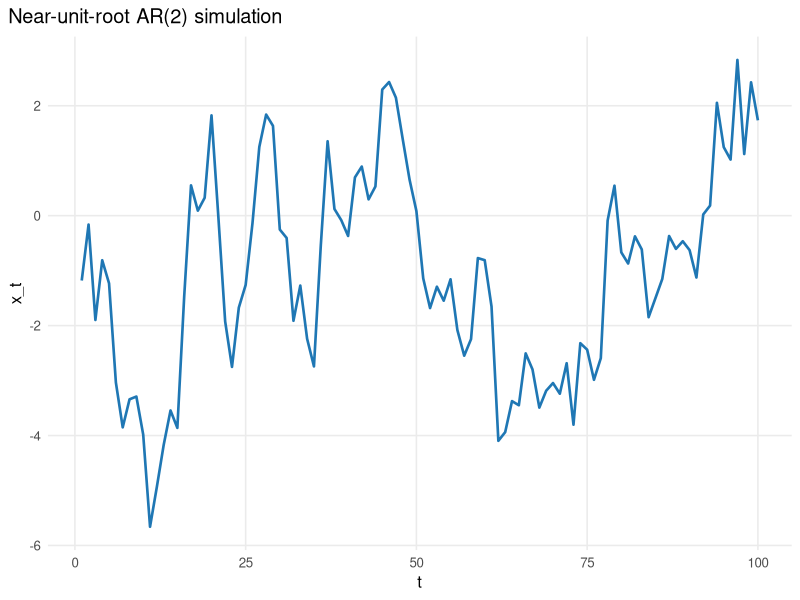
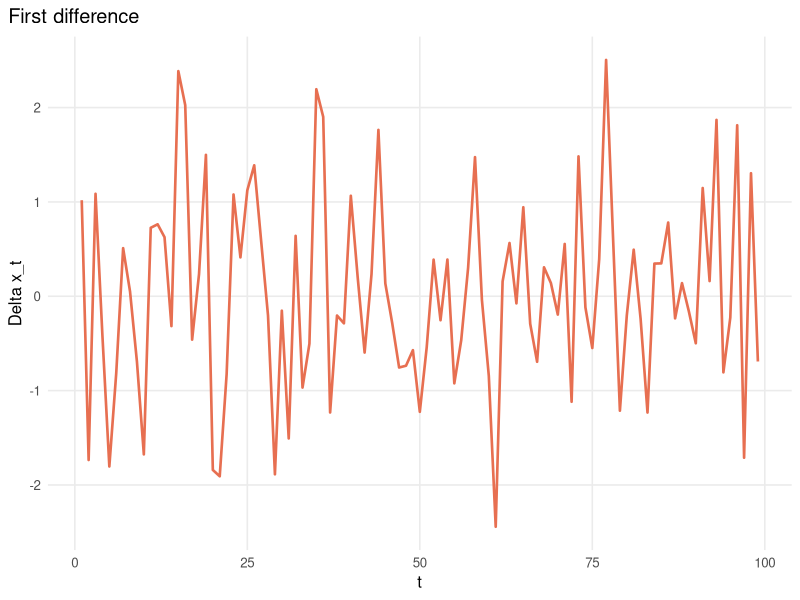
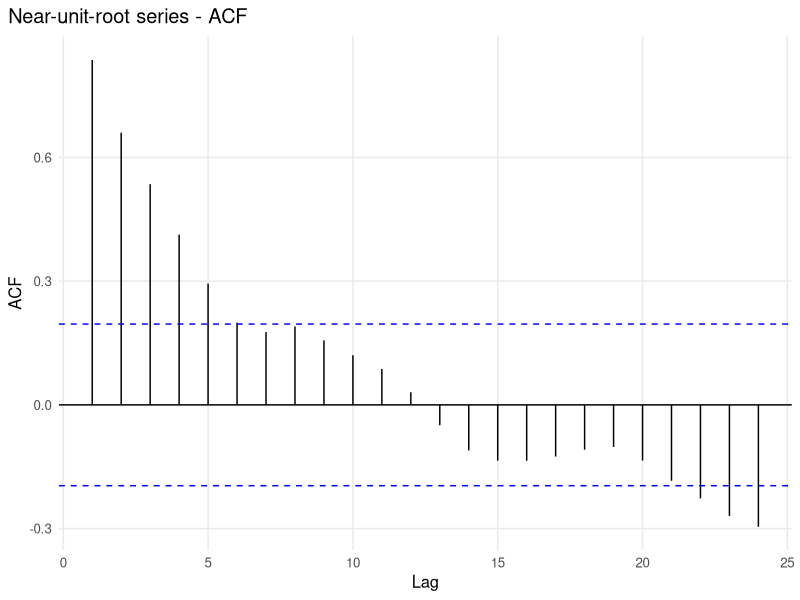
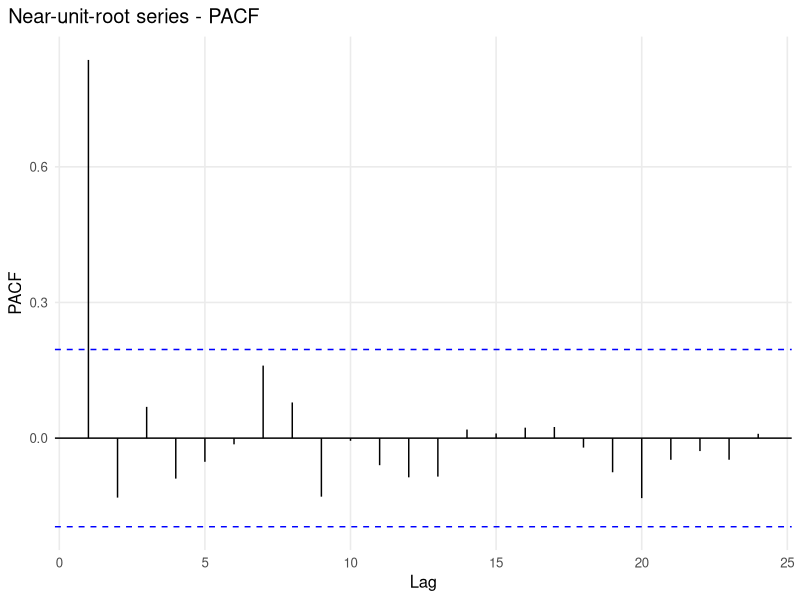
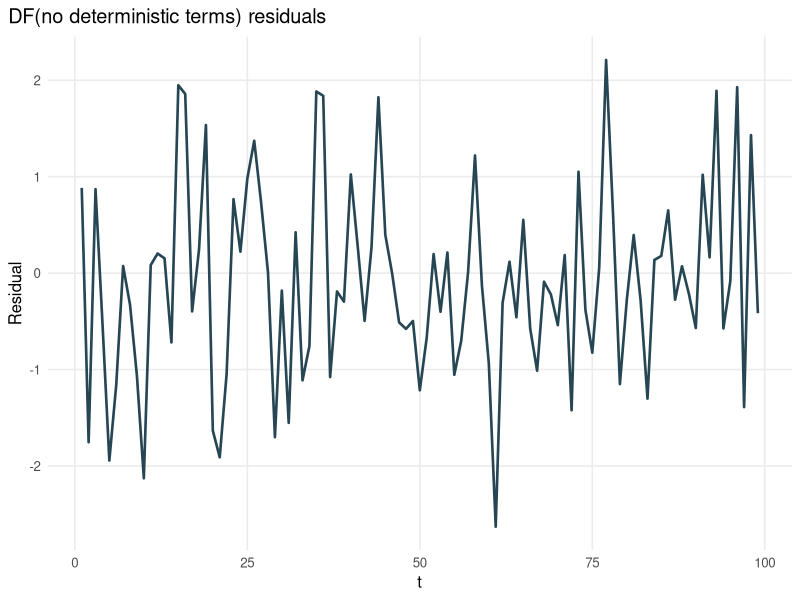
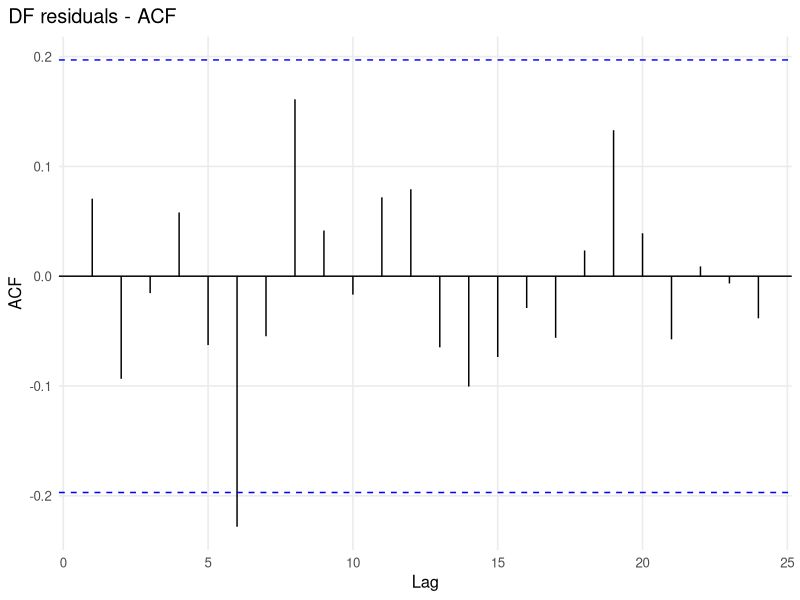
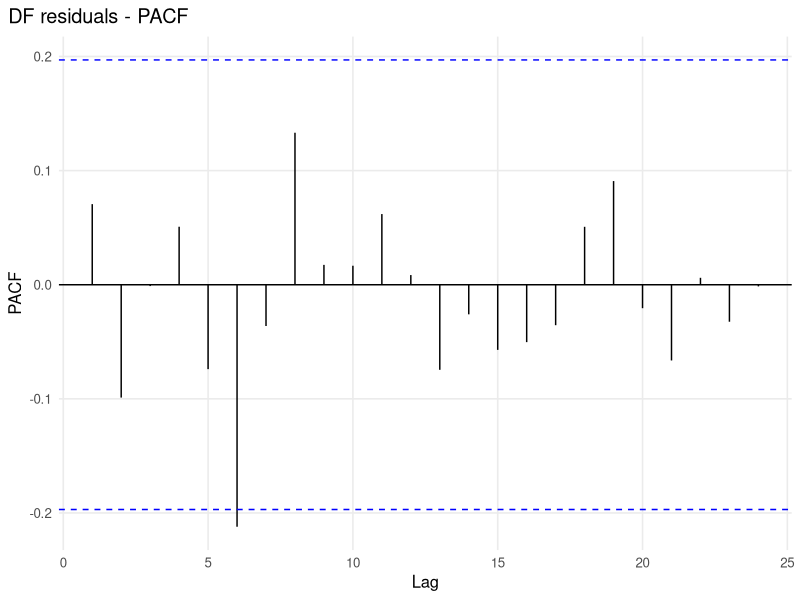

The R source for these figures, in order:
rm(list = ls())

suppressPackageStartupMessages({
  library(dynlm)
  library(forecast)
  library(ggplot2)
  library(lmtest)
  library(urca)
  library(zoo)
})

plot_theme <- theme_minimal(base_size = 12) +
  theme(
    plot.title.position = "plot",
    panel.grid.minor = element_blank()
  )

plot_series <- function(x, title, y_label = "Value", color = "#1f77b4") {
  df <- data.frame(t = seq_along(x), value = as.numeric(x))
  ggplot(df, aes(x = t, y = value)) +
    geom_line(linewidth = 0.9, color = color) +
    labs(title = title, x = "t", y = y_label) +
    plot_theme
}

run_bg_loop <- function(model, orders) {
  bg_results <- lapply(orders, function(ord) bgtest(model, order = ord))
  bg_summary <- data.frame(
    order = orders,
    statistic = sapply(bg_results, function(res) as.numeric(res$statistic)),
    p_value = sapply(bg_results, function(res) res$p.value)
  )

  cat("\nBreusch-Godfrey LM tests\n")
  print(bg_summary, row.names = FALSE)
  invisible(bg_results)
}

adf_bg_table <- function(y_zoo, type = "none", max_lag = 6, bg_order = 4) {
  dy <- diff(y_zoo)
  results <- lapply(0:max_lag, function(p) {
    if (p == 0) {
      lag_part <- ""
    } else {
      lag_part <- paste("+", paste0("L(dy, ", 1:p, ")", collapse = " + "))
    }
    fml_str <- switch(type,
      none  = paste("dy ~ L(y_zoo, 1)", lag_part, "- 1"),
      drift = paste("dy ~ L(y_zoo, 1)", lag_part),
      trend = paste("dy ~ L(y_zoo, 1) + trend(dy)", lag_part)
    )
    reg <- dynlm(as.formula(fml_str))
    bg <- bgtest(reg, order = bg_order)
    data.frame(
      adf_lags = p,
      BG_stat = round(as.numeric(bg$statistic), 3),
      BG_pval = round(bg$p.value, 4)
    )
  })
  do.call(rbind, results)
}

simulate_ar2 <- function(phi, n, sigma2 = 1, seed = NULL) {
  if (!is.null(seed)) {
    set.seed(seed)
  }

  x <- numeric(n)
  x[1] <- rnorm(1, sd = sqrt(sigma2))
  x[2] <- phi[1] * x[1] + rnorm(1, sd = sqrt(sigma2))
  for (t in 3:n) {
    x[t] <- phi[1] * x[t - 1] + phi[2] * x[t - 2] + rnorm(1, sd = sqrt(sigma2))
  }
  x
}

# Near-unit-root AR(2) example ----------------------------------------------
phi <- c(0.99, -0.1)
sigma2 <- 1
nobs <- 100
x <- simulate_ar2(phi = phi, n = nobs, sigma2 = sigma2, seed = 220)
dx <- diff(x)

print(plot_series(x, "Near-unit-root AR(2) simulation", "x_t"))
print(plot_series(dx, "First difference", "Delta x_t", "#e76f51"))

print(ggAcf(x, lag.max = 24) + labs(title = "Near-unit-root series - ACF") + plot_theme)
print(ggPacf(x, lag.max = 24) + labs(title = "Near-unit-root series - PACF") + plot_theme)

# DF tests ------------------------------------------------------------------
df_test1 <- ur.df(x, type = "none", lags = 0)
df_test2 <- ur.df(dx, type = "none", lags = 0)
df_test3 <- ur.df(x, type = "drift", lags = 0)
df_test4 <- ur.df(x, type = "trend", lags = 0)

print(plot_series(df_test1@res, "DF(no deterministic terms) residuals", "Residual", "#264653"))
print(ggAcf(df_test1@res, lag.max = 24) + labs(title = "DF residuals - ACF") + plot_theme)
print(ggPacf(df_test1@res, lag.max = 24) + labs(title = "DF residuals - PACF") + plot_theme)

cat("\nDF test summaries\n")
print(summary(df_test1))
print(summary(df_test2))
print(summary(df_test3))
print(summary(df_test4))

# BG tests across ADF lag lengths -------------------------------------------
x_zoo <- zoo(x)
cat("\nBG test (order 4) for ADF(none) with varying lag lengths\n")
print(adf_bg_table(x_zoo, type = "none", max_lag = 6, bg_order = 4))

# KPSS tests ----------------------------------------------------------------
kpss_test1 <- ur.kpss(x, type = "mu")
kpss_test2 <- ur.kpss(x, type = "tau")

cat("\nKPSS test summaries\n")
print(summary(kpss_test1))
print(summary(kpss_test2))

# Monte Carlo: rejection rates ----------------------------------------------
# DGP: y_t = (1-rho)*alpha + rho*y_{t-1} + e_t, e_t ~ N(0, sigma2)
set.seed(777)
T <- 4 * 25
N <- 100
rho <- 0.5
sigma2 <- 1.0
alpha <- 1.0

count <- matrix(NA_real_, nrow = N, ncol = 2)
for (n in 1:N) {
  e <- rnorm(T, sd = sqrt(sigma2))
  y <- numeric(T)

  y[1] <- alpha + e[1] / sqrt(1 - rho ^ 2)
  for (t in 2:T) {
    y[t] <- (1 - rho) * alpha + rho * y[t - 1] + e[t]
  }

  adf <- ur.df(y, type = "drift", lags = 0)
  count[n, 1] <- adf@teststat[1] < adf@cval[1, 2]

  kpss <- ur.kpss(y, type = "mu")
  count[n, 2] <- kpss@teststat < kpss@cval[2]
}

rejection_rates <- colMeans(count) * 100
names(rejection_rates) <- c("ADF", "KPSS")

cat("\nEstimated rejection rates (%)\n")
print(rejection_rates)
